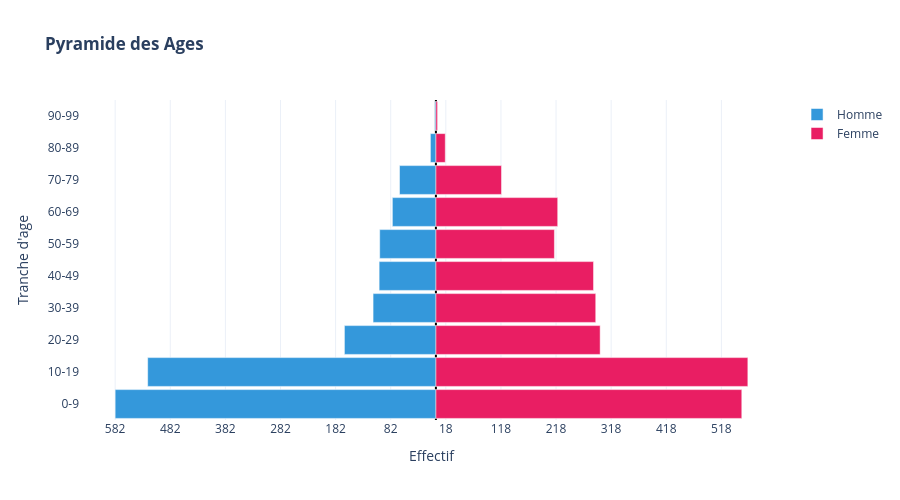

This figure's notebook cell:
### Code cell
# -- Plot 3.2 : Pyramide des ages --------
# Representation classique en epidemiologie :
# Femmes a droite, Hommes a gauche, tranches de 10 ans

df['Tranche_age'] = pd.cut(df['Age'], bins=range(0, 110, 10),
                            right=False,
                            labels=[f'{i}-{i+9}' for i in range(0, 100, 10)])
pyramid = df.groupby(['Tranche_age','Sexe'], observed=True).size().unstack(fill_value=0)
tranches = pyramid.index.astype(str).tolist()

h_vals = -pyramid.get('Homme', pd.Series([0]*len(pyramid))).values
f_vals  =  pyramid.get('Femme', pd.Series([0]*len(pyramid))).values

fig_pyr = go.Figure([
    go.Bar(y=tranches, x=h_vals, name='Homme', orientation='h',
           marker_color='#3498DB',
           customdata=abs(h_vals),
           hovertemplate='Homme | %{y} ans<br>n=%{customdata}<extra></extra>'),
    go.Bar(y=tranches, x=f_vals,  name='Femme', orientation='h',
           marker_color='#E91E63',
           hovertemplate='Femme | %{y} ans<br>n=%{y}<extra></extra>')
])

max_v = max(abs(h_vals).max(), f_vals.max())
ticks = list(range(-int(max_v), int(max_v)+1, 100))

fig_pyr.update_layout(
    title='<b>Pyramide des Ages</b>',
    barmode='overlay', bargap=0.1, height=500, template='plotly_white',
    xaxis=dict(title='Effectif', tickvals=ticks, ticktext=[str(abs(v)) for v in ticks],
               zeroline=True, zerolinewidth=2, zerolinecolor='black'),
    yaxis_title='Tranche d\'age'
)
fig_pyr.show()

### Figure 1 — Plotly figure (JSON) as saved in the notebook; plotly's stock layout.template omitted (floating-point values rounded to 4 significant figures)
{"data": [{"customdata": [582, 523, 166, 114, 103, 102, 79, 66, 10, 2], "hovertemplate": "Homme | %{y} ans<br>n=%{customdata}<extra></extra>", "marker": {"color": "#3498DB"}, "name": "Homme", "orientation": "h", "type": "bar", "x": [-582, -523, -166, -114, -103, -102, -79, -66, -10, -2], "y": ["0-9", "10-19", "20-29", "30-39", "40-49", "50-59", "60-69", "70-79", "80-89", "90-99"]}, {"hovertemplate": "Femme | %{y} ans<br>n=%{y}<extra></extra>", "marker": {"color": "#E91E63"}, "name": "Femme", "orientation": "h", "type": "bar", "x": [555, 566, 298, 290, 286, 215, 221, 119, 17, 3], "y": ["0-9", "10-19", "20-29", "30-39", "40-49", "50-59", "60-69", "70-79", "80-89", "90-99"]}], "layout": {"bargap": 0.1, "barmode": "overlay", "height": 500, "title": {"text": "<b>Pyramide des Ages</b>"}, "xaxis": {"ticktext": ["582", "482", "382", "282", "182", "82", "18", "118", "218", "318", "418", "518"], "tickvals": [-582, -482, -382, -282, -182, -82, 18, 118, 218, 318, 418, 518], "title": {"text": "Effectif"}, "zeroline": true, "zerolinecolor": "black", "zerolinewidth": 2}, "yaxis": {"title": {"text": "Tranche d'age"}}}}
